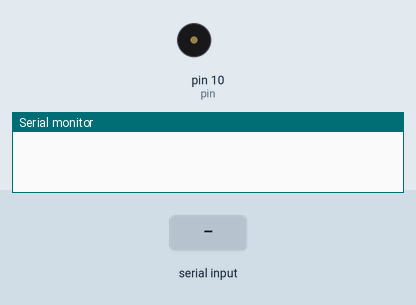
Simulated run of this sketch. Board: Arduino Uno, built with avr-gcc and run on an emulated ATmega328P. Shown: buzzer (waves = sounding), the last lines printed to the serial monitor. Inputs (shaded band) come from the test bench.

Above: at 1.2 s.
1.3 s: "90,45\n" received over Serial
At 1.57 s:
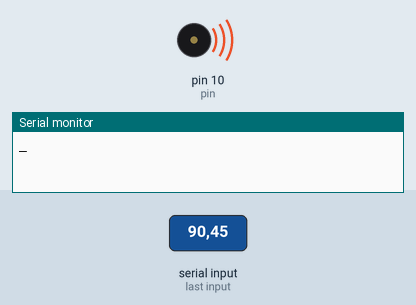
4.3 s: "30,150\n" received over Serial
Timing chart, 0 to 11.0 s (numbered marks = the images above; inputs shaded):
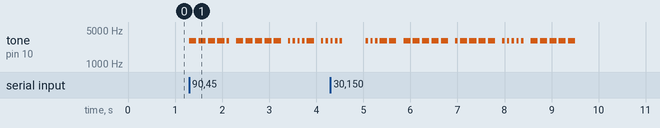

The sketch:

morsecode.ino
```cpp
int pin = 10;

char* letters[] = {
  ".-", "-...", "-.-.", "-..", ".", "..-.", "--.", "....", "..", // A-I
  ".---", "-.-", ".-..", "--", "-.", "---", ".--.", "--.-", ".-.", // J-R
  "...", "-", "..-", "...-", ".--", "-..-", "-.--", "--.." // S-Z
};

char* numbers[] = {
  "-----", ".----", "..---", "...--", "....-", ".....",
  "-....", "--...", "---..", "----."
};

int timeUnit = 50;

void setup() {
  pinMode(pin, OUTPUT);
  Serial.begin(9600);
}

void loop() {
  if (Serial.available() > 0) {
    char receivedChar = Serial.read();

    if (isspace(receivedChar)) {
      send_morse_space();
    }
    else if (isalpha(receivedChar)) {
      char lowerChar = tolower(receivedChar);
      send_morse(letters[lowerChar - 'a']);
    }
    else if (isdigit(receivedChar)) {
      int digitIndex = receivedChar - '0';
      send_morse(numbers[digitIndex]);
    }
  }
}

void send_morse(String character) {
  for (int i = 0; i < character.length(); i++) {
    if (character[i] == '-') {
      tone(pin, 3000, 3 * timeUnit);
      delay(3 * timeUnit);
      //analogWrite(ledPin, 100);
      //delay(3 * timeUnit);
      //analogWrite(ledPin, 0);
      //lay(timeUnit);
      Serial.println("_");
    }
    else if (character[i] == '.') {
      tone(pin, 3000, timeUnit);
      delay(timeUnit);
      //analogWrite(ledPin, 100);
      //delay(timeUnit);
      //analogWrite(ledPin, 0);
      //delay(timeUnit);
      Serial.println(".");
    }
    delay(timeUnit);
  }
  delay(2 * timeUnit);
  Serial.println("char done: " + character);
}

void send_morse_space() {
  delay(7 * timeUnit);
}
```

Measured:
- after the input at 1.3 s, tone on pin 10 (pin): plays 3000 Hz for 0.15 s, 3000 Hz for 0.15 s, 3000 Hz for 0.15 s, 3000 Hz for 0.15 s, 3000 Hz for 0.05 s, 3000 Hz for 0.15 s … (17 notes in this stretch), starting at once
